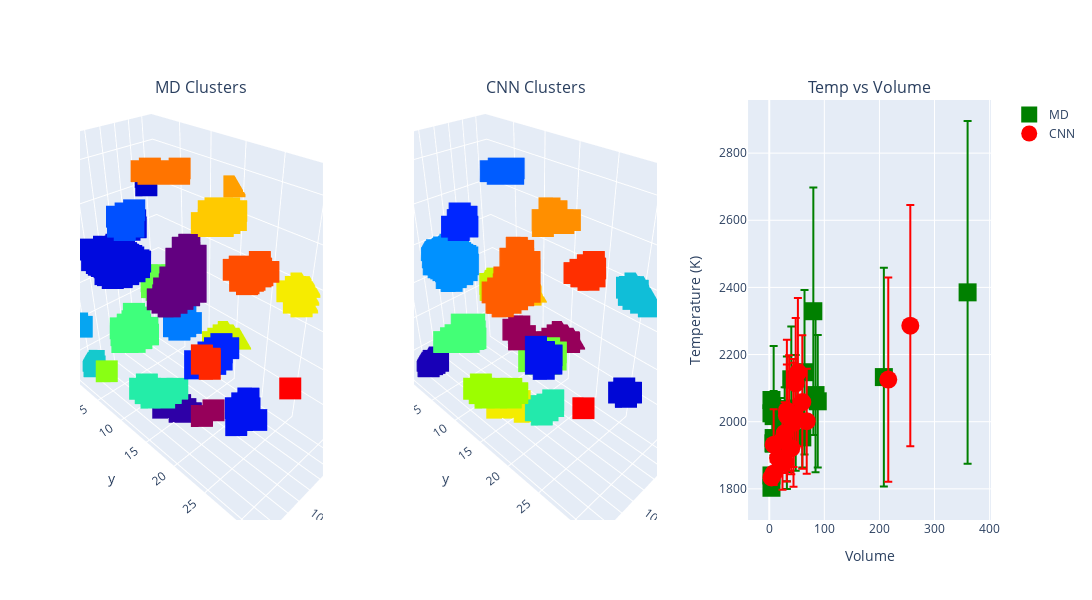

Notebook code cell kept with this figure:
### Code cell
visualize(md_1,pred_1,md_clust,pred_clust)

### Figure 1 — Plotly figure (JSON) as saved in the notebook; plotly's stock layout.template omitted (floating-point values rounded to 4 significant figures; data arrays with more than 128 entries replaced by an {"elided": "..."} marker saying what was removed)
{"data": [{"marker": {"color": {"elided": "324 int values"}, "colorscale": [[0, "rgb(150,0,90)"], [0.125, "rgb(0,0,200)"], [0.25, "rgb(0,25,255)"], [0.375, "rgb(0,152,255)"], [0.5, "rgb(44,255,150)"], [0.625, "rgb(151,255,0)"], [0.75, "rgb(255,234,0)"], [0.875, "rgb(255,111,0)"], [1, "rgb(255,0,0)"]], "line": {"width": 0}, "size": 8, "symbol": "square"}, "mode": "markers", "scene": "scene", "showlegend": false, "text": {"elided": "324 int values"}, "type": "scatter3d", "x": {"elided": "324 int values"}, "y": {"elided": "324 int values"}, "z": {"elided": "324 int values"}}, {"marker": {"color": {"elided": "267 int values"}, "colorscale": [[0, "rgb(150,0,90)"], [0.125, "rgb(0,0,200)"], [0.25, "rgb(0,25,255)"], [0.375, "rgb(0,152,255)"], [0.5, "rgb(44,255,150)"], [0.625, "rgb(151,255,0)"], [0.75, "rgb(255,234,0)"], [0.875, "rgb(255,111,0)"], [1, "rgb(255,0,0)"]], "line": {"width": 0}, "size": 8, "symbol": "square"}, "mode": "markers", "scene": "scene2", "showlegend": false, "text": {"elided": "267 int values"}, "type": "scatter3d", "x": {"elided": "267 int values"}, "y": {"elided": "267 int values"}, "z": {"elided": "267 int values"}}, {"error_y": {"array": [78.13, 325.7, 99.03, 140.0, 510.4, 106.2, 89.86, 90.6, 145.9, 33.78, 208.7, 157.1, 197.4, 368.6, 0, 0, 197.4, 172.5, 245.3, 0, 83.45, 230.0, 95.16, 0], "type": "data", "visible": true}, "marker": {"color": "green", "size": 18, "symbol": "square"}, "mode": "markers", "name": "MD", "text": [0, 1, 2, 3, 4, 5, 6, 7, 8, 9, 10, 11, 12, 13, 14, 15, 16, 17, 18, 19, 20, 21, 22, 23], "type": "scatter", "x": [8, 208, 28, 8, 360, 36, 60, 36, 32, 8, 8, 40, 88, 80, 4, 4, 32, 48, 64, 4, 32, 84, 20, 4], "xaxis": "x", "y": [1937.0, 2133.0, 2004.0, 1951.0, 2385.0, 1957.0, 1953.0, 1963.0, 1968.0, 1934.0, 2017.0, 2126.0, 2061.0, 2329.0, 1840.0, 1803.0, 1997.0, 2026.0, 2147.0, 2065.0, 2038.0, 2079.0, 1976.0, 2025.0], "yaxis": "y"}, {"error_y": {"array": [198.6, 34.51, 79.13, 49.67, 211.2, 33.36, 75.85, 359.3, 221.0, 92.07, 156.1, 77.74, 194.1, 190.2, 152.6, 105.4, 171.9, 304.3, 155.4, 0], "type": "data", "visible": true}, "marker": {"color": "red", "size": 18, "symbol": "circle"}, "mode": "markers", "name": "CNN", "text": [0, 1, 2, 3, 4, 5, 6, 7, 8, 9, 10, 11, 12, 13, 14, 15, 16, 17, 18, 19, 20, 21, 22, 23], "type": "scatter", "x": [60, 8, 24, 16, 32, 28, 24, 256, 52, 28, 68, 40, 48, 44, 32, 8, 36, 216, 44, 4], "xaxis": "x", "y": [2059.0, 1846.0, 1877.0, 1892.0, 2033.0, 1881.0, 1946.0, 2286.0, 2147.0, 1966.0, 2001.0, 1921.0, 2114.0, 1997.0, 2018.0, 1932.0, 2026.0, 2125.0, 2021.0, 1834.0], "yaxis": "y"}], "layout": {"annotations": [{"font": {"size": 16}, "showarrow": false, "text": "MD Clusters", "x": 0.1333, "xanchor": "center", "xref": "paper", "y": 1, "yanchor": "bottom", "yref": "paper"}, {"font": {"size": 16}, "showarrow": false, "text": "CNN Clusters", "x": 0.5, "xanchor": "center", "xref": "paper", "y": 1, "yanchor": "bottom", "yref": "paper"}, {"font": {"size": 16}, "showarrow": false, "text": "Temp vs Volume", "x": 0.8667, "xanchor": "center", "xref": "paper", "y": 1, "yanchor": "bottom", "yref": "paper"}], "autosize": false, "height": 600, "scene": {"domain": {"x": [0, 0.2667], "y": [0, 1]}}, "scene2": {"domain": {"x": [0.3667, 0.6333], "y": [0, 1]}}, "width": 1800, "xaxis": {"anchor": "y", "domain": [0.7333, 1], "title": {"text": "Volume"}}, "yaxis": {"anchor": "x", "domain": [0, 1], "title": {"text": "Temperature (K)"}}}}
